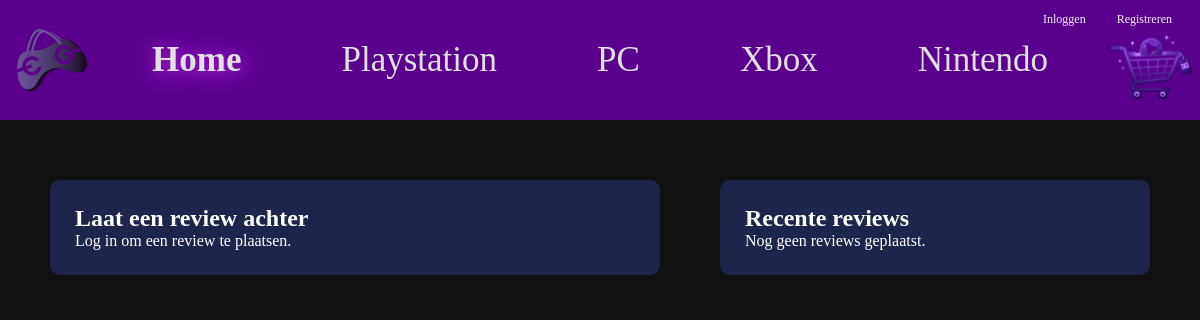
Before: / with the older database file.
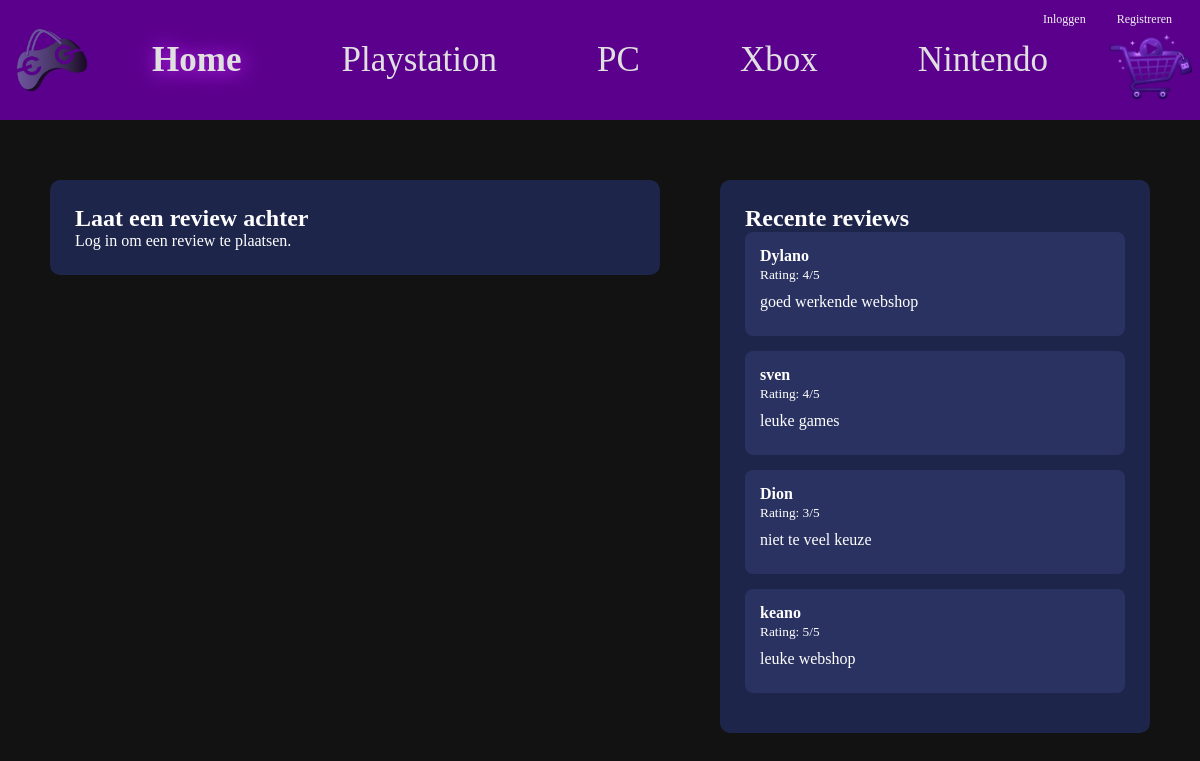
After: the same page with the newer database file.
### tables this page shows
CREATE TABLE `reviews` (
  `id` int(11) NOT NULL,
  `user_id` int(11) NOT NULL,
  `product_id` int(11) NOT NULL,
  `rating` int(11) NOT NULL,
  `comment` text NOT NULL
);

CREATE TABLE `users` (
  `id` int(11) NOT NULL,
  `username` varchar(50) NOT NULL,
  `email` varchar(100) NOT NULL,
  `password` varchar(255) NOT NULL,
  `is_admin` tinyint(1) NOT NULL
);

### functions.php (called while the page is built, shortened)
<?php
function connectDb(){
    try{
        $conn = new PDO("mysql:host=" . SERVERNAME . ";dbname=" . DATABASE, USERNAME, PASSWORD);
        $conn->setAttribute(PDO::ATTR_ERRMODE, PDO::ERRMODE_EXCEPTION);
        return $conn;
    } catch(PDOException $e) {
        echo "Connection failed: " . $e->getMessage();
    }
}
function isLoggedIn() {
    return isset($_SESSION['user_id']) && !empty($_SESSION['user_id']);
}
function getReviews() {
    $conn = connectDb();
    $sql = "SELECT r.*, u.username
            FROM reviews r
            JOIN users u ON r.user_id = u.id
            ORDER BY r.id DESC";
    $stmt = $conn->prepare($sql);
    $stmt->execute();
    return $stmt->fetchAll(PDO::FETCH_ASSOC);
}
?>

### index.php (the view, shortened to what this page needs)
<?php
include_once 'functions.php';
?>
<!DOCTYPE html>
<html lang="en">
<head>
    <link rel="stylesheet" href="scss/main.css">
</head>
<body class="home-page">
    <header>
        <img class="logo" src="img/Logo.png">
        <nav>
            <ul>
                <li><a class="selected-page" href="#">Home</a></li>
                <li><a href="playstation.php">Playstation</a></li>
                <li><a href="pc.php">PC</a></li>
                <li><a href="xbox.php">Xbox</a></li>
                <li><a href="nintendo.php">Nintendo</a></li>
            </ul>
        </nav>
        <div class="header-user-menu">
            <?php if (isLoggedIn()): ?>
                <a href="logout.php" class="btn-logout">Uitloggen</a>
            <?php else: ?>
                <a href="login.php">Inloggen</a>
                <a href="register.php">Registreren</a>
            <?php endif; ?>
        </div>
        <a href="winkelmandje.php"><img class="winkelmandje-img" src="img/Winkelmandje.png"></a>
    </header>
    <main>
<?php
$reviews = getReviews();
?>
<section class="review-section">
    <section class="review-form">
        <h2 class="review-title">Laat een review achter</h2>
        <?php if (isLoggedIn()): ?>
            <form method="post">
                <p>
                    <label>Rating (1 t/m 5)</label><br>
                    <input type="number" name="rating" min="1" max="5" required class="rating-input">
                </p>
                <p>
                    <label>Review</label><br>
                    <textarea name="review" rows="6" placeholder="Schrijf hier je review..." required class="review-textarea"></textarea>
                </p>
                <button type="submit" name="add_review" class="submit-btn">
                    Verstuur
                </button>
            </form>
        <?php else: ?>
            <p>Log in om een review te plaatsen.</p>
        <?php endif; ?>
    </section>
    <section class="recent-reviews">
        <h2 class="review-title">Recente reviews</h2>
        <?php if (!empty($reviews)): ?>
            <?php foreach ($reviews as $review): ?>
                <div class="review-item">
                    <strong><?php echo htmlspecialchars($review['username']); ?></strong><br>
                    <small>Rating: <?php echo $review['rating']; ?>/5</small>
                    <p class="review-comment"><?php echo nl2br(htmlspecialchars($review['comment'])); ?></p>
                </div>
            <?php endforeach; ?>
        <?php else: ?>
            <p>Nog geen reviews geplaatst.</p>
        <?php endif; ?>
    </section>
</section>
    </main>
</body>
</html>

Changed rows visible on the page:
added reviews: user.username "Dylano", rating "4", comment "goed werkende webshop"
added reviews: user.username "sven", rating "4", comment "leuke games"
added reviews: user.username "Dion", rating "3", comment "niet te veel keuze"
added reviews: user.username "keano", rating "5", comment "leuke webshop"
Other visible differences:
text no longer shown: "Nog geen reviews geplaatst."
